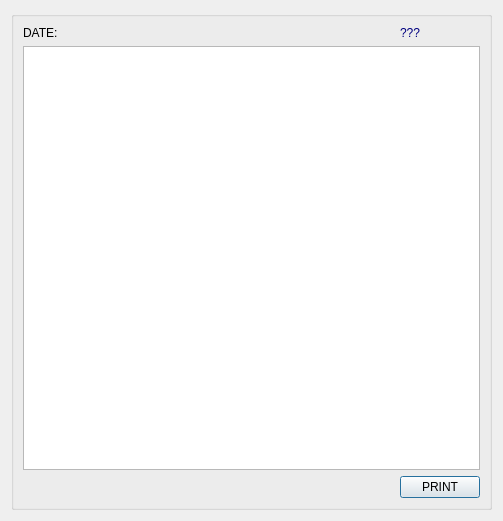
<?xml version="1.0" encoding="UTF-8"?>
<ui version="4.0">
 <class>Dialog</class>
 <widget class="QDialog" name="Dialog">
  <property name="geometry">
   <rect>
    <x>0</x>
    <y>0</y>
    <width>503</width>
    <height>521</height>
   </rect>
  </property>
  <property name="windowTitle">
   <string>Dialog</string>
  </property>
  <layout class="QGridLayout" name="gridLayout">
   <item row="0" column="0" rowspan="2">
    <widget class="QGroupBox" name="groupBox">
     <property name="title">
      <string/>
     </property>
     <layout class="QGridLayout" name="gridLayout_2">
      <item row="0" column="1">
       <widget class="QLabel" name="label">
        <property name="minimumSize">
         <size>
          <width>36</width>
          <height>0</height>
         </size>
        </property>
        <property name="maximumSize">
         <size>
          <width>36</width>
          <height>16777215</height>
         </size>
        </property>
        <property name="text">
         <string>DATE:</string>
        </property>
       </widget>
      </item>
      <item row="0" column="2">
       <widget class="QLabel" name="date_selected">
        <property name="styleSheet">
         <string notr="true">color: rgb(0, 0, 127);</string>
        </property>
        <property name="text">
         <string>???</string>
        </property>
       </widget>
      </item>
      <item row="2" column="1" colspan="2">
       <widget class="QTableView" name="tableView_deliveryPreview"/>
      </item>
      <item row="3" column="2">
       <widget class="QPushButton" name="print_delivery">
        <property name="text">
         <string>PRINT</string>
        </property>
       </widget>
      </item>
      <item row="3" column="1">
       <spacer name="horizontalSpacer">
        <property name="orientation">
         <enum>Qt::Horizontal</enum>
        </property>
        <property name="sizeHint" stdset="0">
         <size>
          <width>40</width>
          <height>20</height>
         </size>
        </property>
       </spacer>
      </item>
     </layout>
    </widget>
   </item>
  </layout>
 </widget>
 <resources/>
 <connections/>
</ui>
